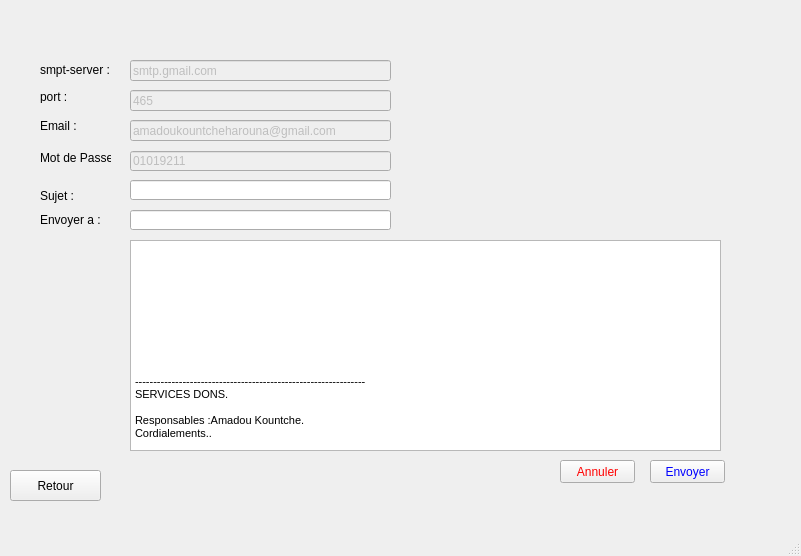
<?xml version="1.0" encoding="UTF-8"?>
<ui version="4.0">
 <class>email</class>
 <widget class="QMainWindow" name="email">
  <property name="geometry">
   <rect>
    <x>0</x>
    <y>0</y>
    <width>801</width>
    <height>556</height>
   </rect>
  </property>
  <property name="windowTitle">
   <string>mailing</string>
  </property>
  <widget class="QWidget" name="centralwidget">
   <widget class="QLabel" name="label">
    <property name="geometry">
     <rect>
      <x>-20</x>
      <y>-20</y>
      <width>821</width>
      <height>571</height>
     </rect>
    </property>
    <property name="text">
     <string/>
    </property>
    <property name="pixmap">
     <pixmap>../../../lefond.png</pixmap>
    </property>
   </widget>
   <widget class="QTextEdit" name="msg">
    <property name="geometry">
     <rect>
      <x>130</x>
      <y>240</y>
      <width>591</width>
      <height>211</height>
     </rect>
    </property>
    <property name="html">
     <string>&lt;!DOCTYPE HTML PUBLIC &quot;-//W3C//DTD HTML 4.0//EN&quot; &quot;http://www.w3.org/TR/REC-html40/strict.dtd&quot;&gt;
&lt;html&gt;&lt;head&gt;&lt;meta name=&quot;qrichtext&quot; content=&quot;1&quot; /&gt;&lt;style type=&quot;text/css&quot;&gt;
p, li { white-space: pre-wrap; }
&lt;/style&gt;&lt;/head&gt;&lt;body style=&quot; font-family:'MS Shell Dlg 2'; font-size:8.25pt; font-weight:400; font-style:normal;&quot;&gt;
&lt;p style=&quot;-qt-paragraph-type:empty; margin-top:0px; margin-bottom:0px; margin-left:0px; margin-right:0px; -qt-block-indent:0; text-indent:0px; font-family:'MS Shell Dlg 2';&quot;&gt;&lt;br /&gt;&lt;/p&gt;
&lt;p style=&quot;-qt-paragraph-type:empty; margin-top:0px; margin-bottom:0px; margin-left:0px; margin-right:0px; -qt-block-indent:0; text-indent:0px; font-family:'MS Shell Dlg 2';&quot;&gt;&lt;br /&gt;&lt;/p&gt;
&lt;p style=&quot;-qt-paragraph-type:empty; margin-top:0px; margin-bottom:0px; margin-left:0px; margin-right:0px; -qt-block-indent:0; text-indent:0px; font-family:'MS Shell Dlg 2';&quot;&gt;&lt;br /&gt;&lt;/p&gt;
&lt;p style=&quot;-qt-paragraph-type:empty; margin-top:0px; margin-bottom:0px; margin-left:0px; margin-right:0px; -qt-block-indent:0; text-indent:0px; font-family:'MS Shell Dlg 2';&quot;&gt;&lt;br /&gt;&lt;/p&gt;
&lt;p style=&quot;-qt-paragraph-type:empty; margin-top:0px; margin-bottom:0px; margin-left:0px; margin-right:0px; -qt-block-indent:0; text-indent:0px; font-family:'MS Shell Dlg 2';&quot;&gt;&lt;br /&gt;&lt;/p&gt;
&lt;p style=&quot;-qt-paragraph-type:empty; margin-top:0px; margin-bottom:0px; margin-left:0px; margin-right:0px; -qt-block-indent:0; text-indent:0px; font-family:'MS Shell Dlg 2';&quot;&gt;&lt;br /&gt;&lt;/p&gt;
&lt;p style=&quot;-qt-paragraph-type:empty; margin-top:0px; margin-bottom:0px; margin-left:0px; margin-right:0px; -qt-block-indent:0; text-indent:0px; font-family:'MS Shell Dlg 2';&quot;&gt;&lt;br /&gt;&lt;/p&gt;
&lt;p style=&quot;-qt-paragraph-type:empty; margin-top:0px; margin-bottom:0px; margin-left:0px; margin-right:0px; -qt-block-indent:0; text-indent:0px; font-family:'MS Shell Dlg 2';&quot;&gt;&lt;br /&gt;&lt;/p&gt;
&lt;p style=&quot;-qt-paragraph-type:empty; margin-top:0px; margin-bottom:0px; margin-left:0px; margin-right:0px; -qt-block-indent:0; text-indent:0px; font-family:'MS Shell Dlg 2';&quot;&gt;&lt;br /&gt;&lt;/p&gt;
&lt;p style=&quot;-qt-paragraph-type:empty; margin-top:0px; margin-bottom:0px; margin-left:0px; margin-right:0px; -qt-block-indent:0; text-indent:0px; font-family:'MS Shell Dlg 2';&quot;&gt;&lt;br /&gt;&lt;/p&gt;
&lt;p style=&quot; margin-top:0px; margin-bottom:0px; margin-left:0px; margin-right:0px; -qt-block-indent:0; text-indent:0px;&quot;&gt;&lt;span style=&quot; font-family:'MS Shell Dlg 2';&quot;&gt;---------------------------------------------------------------&lt;/span&gt;&lt;/p&gt;
&lt;p style=&quot; margin-top:0px; margin-bottom:0px; margin-left:0px; margin-right:0px; -qt-block-indent:0; text-indent:0px;&quot;&gt;&lt;span style=&quot; font-family:'MS Shell Dlg 2';&quot;&gt;SERVICES DONS.&lt;/span&gt;&lt;/p&gt;
&lt;p style=&quot;-qt-paragraph-type:empty; margin-top:0px; margin-bottom:0px; margin-left:0px; margin-right:0px; -qt-block-indent:0; text-indent:0px; font-family:'MS Shell Dlg 2';&quot;&gt;&lt;br /&gt;&lt;/p&gt;
&lt;p style=&quot; margin-top:0px; margin-bottom:0px; margin-left:0px; margin-right:0px; -qt-block-indent:0; text-indent:0px;&quot;&gt;&lt;span style=&quot; font-family:'MS Shell Dlg 2';&quot;&gt;Responsables :Amadou Kountche.&lt;/span&gt;&lt;/p&gt;
&lt;p style=&quot; margin-top:0px; margin-bottom:0px; margin-left:0px; margin-right:0px; -qt-block-indent:0; text-indent:0px;&quot;&gt;&lt;span style=&quot; font-family:'MS Shell Dlg 2';&quot;&gt;Cordialements..&lt;/span&gt;&lt;/p&gt;&lt;/body&gt;&lt;/html&gt;</string>
    </property>
   </widget>
   <widget class="QLineEdit" name="uname">
    <property name="enabled">
     <bool>false</bool>
    </property>
    <property name="geometry">
     <rect>
      <x>130</x>
      <y>120</y>
      <width>261</width>
      <height>21</height>
     </rect>
    </property>
    <property name="text">
     <string>amadoukountcheharouna@gmail.com</string>
    </property>
   </widget>
   <widget class="QLabel" name="label_2">
    <property name="geometry">
     <rect>
      <x>40</x>
      <y>110</y>
      <width>47</width>
      <height>31</height>
     </rect>
    </property>
    <property name="text">
     <string>Email :</string>
    </property>
   </widget>
   <widget class="QLabel" name="label_3">
    <property name="geometry">
     <rect>
      <x>40</x>
      <y>180</y>
      <width>51</width>
      <height>31</height>
     </rect>
    </property>
    <property name="text">
     <string>Sujet :</string>
    </property>
   </widget>
   <widget class="QLineEdit" name="paswd">
    <property name="enabled">
     <bool>false</bool>
    </property>
    <property name="geometry">
     <rect>
      <x>130</x>
      <y>151</y>
      <width>261</width>
      <height>20</height>
     </rect>
    </property>
    <property name="text">
     <string>01019211</string>
    </property>
   </widget>
   <widget class="QPushButton" name="sendBtn">
    <property name="geometry">
     <rect>
      <x>650</x>
      <y>460</y>
      <width>75</width>
      <height>23</height>
     </rect>
    </property>
    <property name="styleSheet">
     <string notr="true">color: rgb(0, 0, 255);</string>
    </property>
    <property name="text">
     <string>Envoyer</string>
    </property>
   </widget>
   <widget class="QPushButton" name="pushButton_2">
    <property name="geometry">
     <rect>
      <x>10</x>
      <y>470</y>
      <width>91</width>
      <height>31</height>
     </rect>
    </property>
    <property name="text">
     <string>Retour</string>
    </property>
   </widget>
   <widget class="QLineEdit" name="port">
    <property name="enabled">
     <bool>false</bool>
    </property>
    <property name="geometry">
     <rect>
      <x>130</x>
      <y>90</y>
      <width>261</width>
      <height>21</height>
     </rect>
    </property>
    <property name="text">
     <string>465</string>
    </property>
   </widget>
   <widget class="QLineEdit" name="server">
    <property name="enabled">
     <bool>false</bool>
    </property>
    <property name="geometry">
     <rect>
      <x>130</x>
      <y>60</y>
      <width>261</width>
      <height>21</height>
     </rect>
    </property>
    <property name="text">
     <string>smtp.gmail.com</string>
    </property>
   </widget>
   <widget class="QLabel" name="label_4">
    <property name="geometry">
     <rect>
      <x>40</x>
      <y>60</y>
      <width>71</width>
      <height>20</height>
     </rect>
    </property>
    <property name="text">
     <string>smpt-server :</string>
    </property>
   </widget>
   <widget class="QLabel" name="label_5">
    <property name="geometry">
     <rect>
      <x>40</x>
      <y>90</y>
      <width>47</width>
      <height>13</height>
     </rect>
    </property>
    <property name="text">
     <string>port :</string>
    </property>
   </widget>
   <widget class="QLineEdit" name="subject">
    <property name="geometry">
     <rect>
      <x>130</x>
      <y>180</y>
      <width>261</width>
      <height>20</height>
     </rect>
    </property>
   </widget>
   <widget class="QLabel" name="label_6">
    <property name="geometry">
     <rect>
      <x>40</x>
      <y>150</y>
      <width>71</width>
      <height>16</height>
     </rect>
    </property>
    <property name="text">
     <string>Mot de Passe:</string>
    </property>
   </widget>
   <widget class="QLineEdit" name="rcpt">
    <property name="geometry">
     <rect>
      <x>130</x>
      <y>210</y>
      <width>261</width>
      <height>20</height>
     </rect>
    </property>
   </widget>
   <widget class="QLabel" name="label_7">
    <property name="geometry">
     <rect>
      <x>40</x>
      <y>210</y>
      <width>71</width>
      <height>20</height>
     </rect>
    </property>
    <property name="text">
     <string>Envoyer a :</string>
    </property>
   </widget>
   <widget class="QPushButton" name="exitBtn">
    <property name="geometry">
     <rect>
      <x>560</x>
      <y>460</y>
      <width>75</width>
      <height>23</height>
     </rect>
    </property>
    <property name="styleSheet">
     <string notr="true">color: rgb(255, 0, 0);</string>
    </property>
    <property name="text">
     <string>Annuler</string>
    </property>
   </widget>
  </widget>
  <widget class="QMenuBar" name="menubar">
   <property name="geometry">
    <rect>
     <x>0</x>
     <y>0</y>
     <width>801</width>
     <height>22</height>
    </rect>
   </property>
  </widget>
  <widget class="QStatusBar" name="statusbar"/>
 </widget>
 <resources/>
 <connections/>
</ui>
